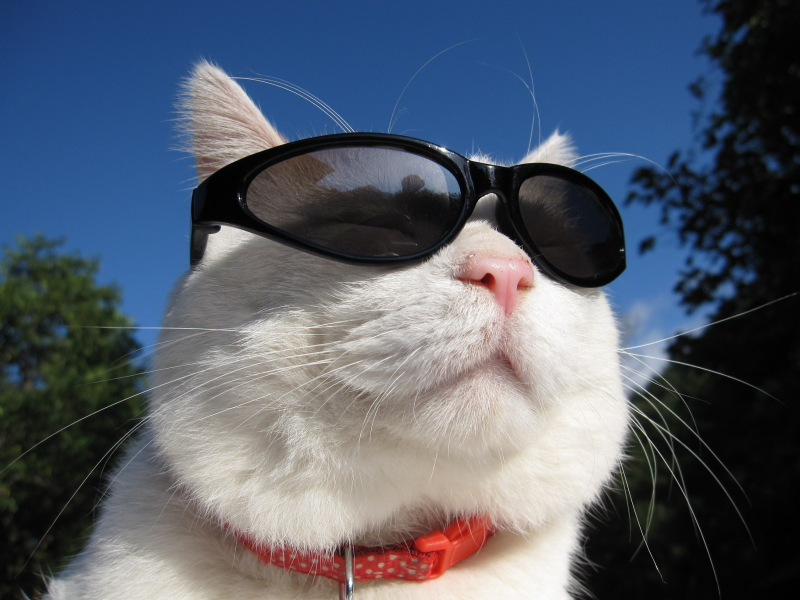
#> input picture data/images/cat.png, 1600 x 1200 px (shown at 1/2 size)
$ jupyter execute '数值计算.ipynb'
#> lines starting #> are read from the running program, lines starting #| are printed output that depends on the picture
[cell 1]
import cv2

[cell 2]
img_cat = cv2.imread("./data/images/cat.png")
#> img_cat is the input picture: shape (1200, 1600, 3); mean B, G, R 108.1, 94.3, 86.2
img_dog = cv2.imread("./data/images/dog.png")
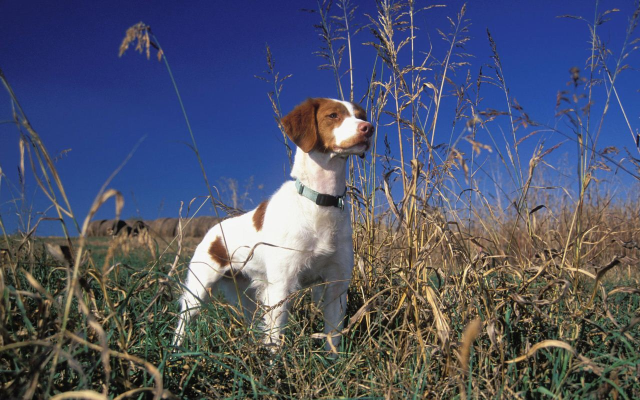
#> input picture data/images/dog.png, 1280 x 800 px (shown at 1/2 size)
#> img_dog is the input picture: shape (800, 1280, 3); mean B, G, R 107.5, 85.4, 79.9

img_cat2 = img_cat + 100
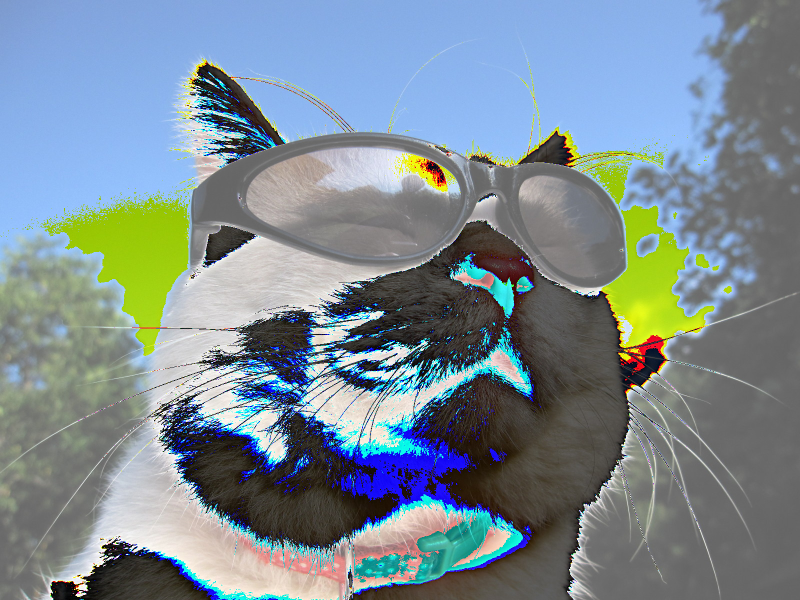
#> img_cat2: shape (1200, 1600, 3) (shown at 1/2 size); mean B, G, R 147.3, 139.1, 123.8

[cell 3]
img_cat[:5,:,0]

[cell 4]
img_cat2[:5, :, 0]

[cell 5]
# 超出255相当于 %256
(img_cat + img_cat2)[:5,:,0]

[cell 6]
# 超出255的取255
cv2.add(img_cat, img_cat2)[:5,:,0]

[cell 7]
img_dog.shape
#> Out = (800, 1280, 3)

[cell 8]
# 重定义图片分辨率
img_cat_resize = cv2.resize(img_cat, (1280, 800))
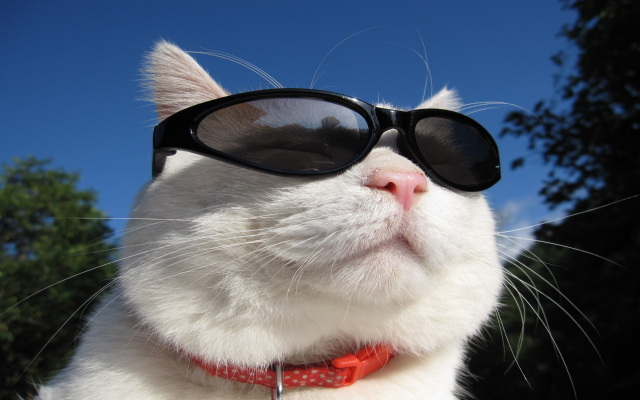
#> img_cat_resize: shape (800, 1280, 3) (shown at 1/2 size); mean B, G, R 108, 94.2, 86.1
img_cat_resize.shape
#> Out = (800, 1280, 3)

[cell 9]
import matplotlib.pyplot as plt

plt.imshow(img_cat_resize)

[cell 10]
img_cat_resize2 = cv2.resize(img_cat, (0, 0), fx=1, fy=3)
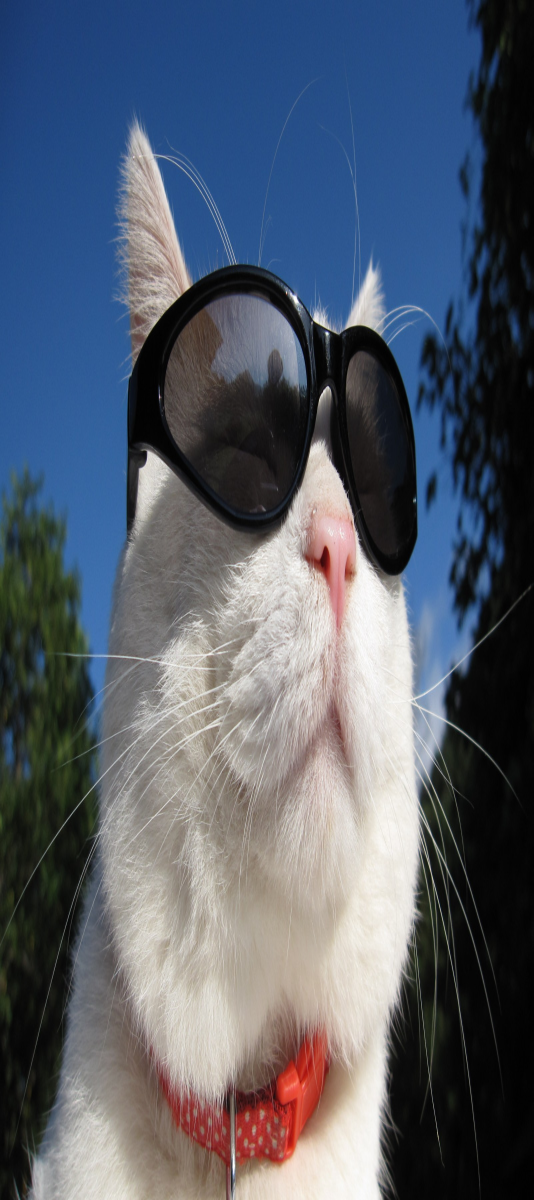
#> img_cat_resize2: shape (3600, 1600, 3) (shown at 1/3 size); mean B, G, R 108, 94.2, 86.1
plt.imshow(img_cat_resize2)

[cell 11]
# 图像融合 R = ax1 + bx2 + b a,b是权重
res = cv2.addWeighted(img_cat_resize, 0.4, img_dog, 0.6, 0)
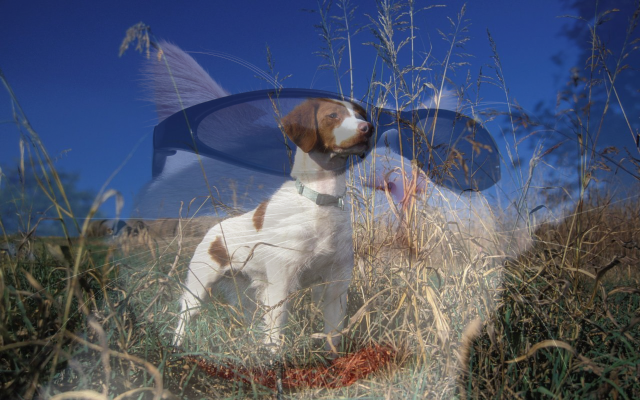
#> res: shape (800, 1280, 3) (shown at 1/2 size); mean B, G, R 107.7, 88.9, 82.4
plt.imshow(res)
